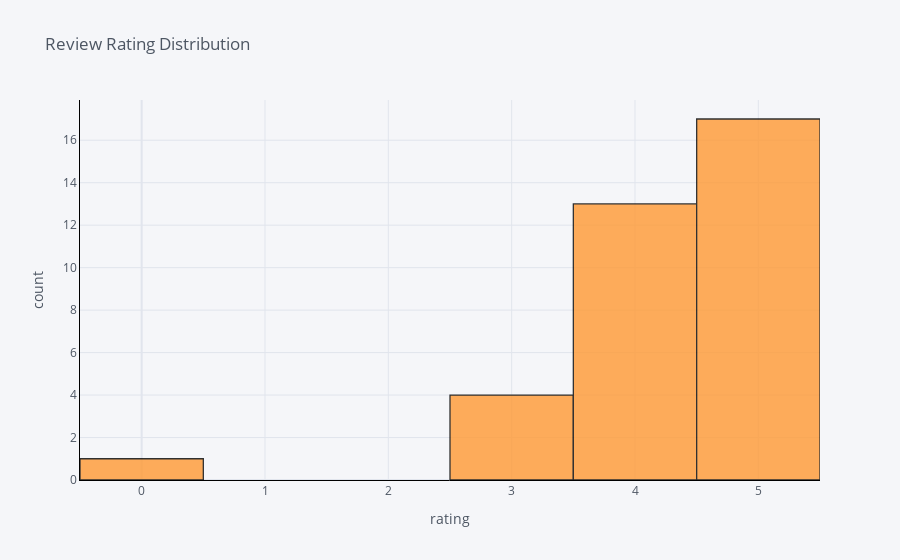

Notebook cell for this chart:
### Code cell
reviews['rating'].iplot(
    kind='hist',
    xTitle='rating',
    linecolor='black',
    yTitle='count',
    title='Review Rating Distribution')

### Figure 1 — Plotly figure (JSON) as saved in the notebook; plotly's stock layout.template omitted (floating-point values rounded to 4 significant figures)
{"data": [{"histfunc": "count", "histnorm": "", "marker": {"color": "rgba(255, 153, 51, 1.0)", "line": {"color": "#000000", "width": 1.3}}, "name": "rating", "opacity": 0.8, "orientation": "v", "type": "histogram", "x": [4, 5, 4, 5, 4, 5, 5, 3, 5, 4, 4, 5, 5, 5, 5, 3, 3, 4, 5, 4, 5, 5, 4, 0, 5, 5, 4, 4, 4, 4, 3, 4, 5, 5, 5]}], "layout": {"barmode": "overlay", "legend": {"bgcolor": "#F5F6F9", "font": {"color": "#4D5663"}}, "paper_bgcolor": "#F5F6F9", "plot_bgcolor": "#F5F6F9", "title": {"font": {"color": "#4D5663"}, "text": "Review Rating Distribution"}, "xaxis": {"gridcolor": "#E1E5ED", "linecolor": "black", "showgrid": true, "tickfont": {"color": "#4D5663"}, "title": {"font": {"color": "#4D5663"}, "text": "rating"}, "zerolinecolor": "#E1E5ED"}, "yaxis": {"gridcolor": "#E1E5ED", "linecolor": "black", "showgrid": true, "tickfont": {"color": "#4D5663"}, "title": {"font": {"color": "#4D5663"}, "text": "count"}, "zerolinecolor": "#E1E5ED"}}}
